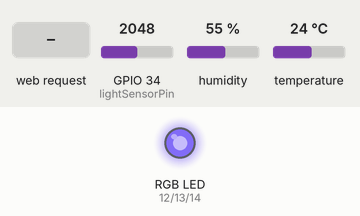
A sketch run on a simulated ESP32. Shown: an RGB LED mixed from three pins (HIGH = lit). The inputs (shaded band) are chosen by the test bench; at power-on: GPIO 34 (lightSensorPin) = 2048, humidity 55 %, temperature 24 °C. Dim RGB values are drawn brighter than linear; WiFi joins after 1.5 s; servers stay silent unless stated; random numbers use the default seed unless the sketch sets one; what the sketch prints to the serial monitor is not drawn.

Above: at 3.7 s.
3.8 s: HTTP request GET /setRGB?r=1&g=1&b=1 received
At 4.4 s:
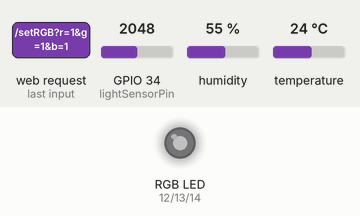
5.3 s: HTTP request GET /setRGB?r=120&g=120&b=120 received
At 5.6 s:
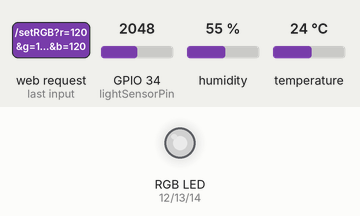
Timing chart, 0 to 8.3 s (numbered marks = the images above; inputs shaded):
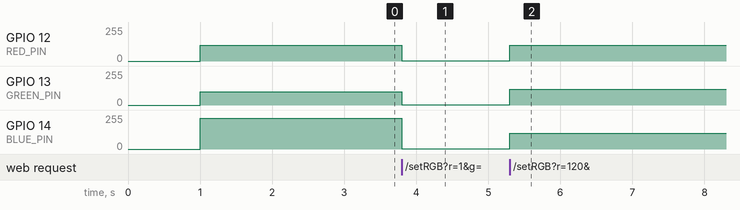

Measured:
- after the input at 3.8 s, GPIO 12 (RED_PIN): 120/255 → 1/255 at once; GPIO 13 (GREEN_PIN): 100/255 → 1/255 at once; GPIO 14 (BLUE_PIN): 229/255 → 1/255 at once
- after the input at 5.3 s, GPIO 12 (RED_PIN), GPIO 13 (GREEN_PIN), GPIO 14 (BLUE_PIN): 1/255 → 120/255 at once

The sketch:

smart_home.ino
```cpp
#include <Arduino.h>
#include <WiFi.h>
#include <WebServer.h> // stawia serwer HTTP
#include <ArduinoJson.h>
#include <DHT.h>

// konfiugracja Wi-Fi
const char* ssid = "SiecGoscia_2.4G";
const char* password = "niebojsienic69";

// konfiguracja czujnika temperatury i wilgotności DHT11
const int lightSensorPin = 34;
#define DHTPIN 4
#define DHTTYPE DHT11
DHT dht(DHTPIN, DHTTYPE);

// konfiguracja RGB
#define RED_PIN   12
#define GREEN_PIN 13
#define BLUE_PIN  14
// wartosci poczatkowe po uruchomieniu
int redValue = 120;
int greenValue = 100;
int blueValue = 230;

// http port 80
WebServer server(80);

// generowanie strony
void handleRoot() {
  String html = R"rawliteral(
<!DOCTYPE html>
<html lang="pl">
<head>
  <meta charset="UTF-8">
  <meta name="viewport" content="width=device-width, initial-scale=1">
  <title>SmartHome ESP32</title>
  <style>
    :root {
      --bg-color: #0f0f0f; --card-color: #1f1f1f; --accent: #00e5ff;
      --text-color: #f0f0f0; --secondary-text: #aaa; --success: #4caf50;
      --error: #f44336; --button: #00bcd4; --button-hover: #00acc1;
      --font-main: 'Segoe UI', sans-serif; --shadow-color: rgba(0, 229, 255, 0.08);
      --transition: all 0.3s ease;
    }
    * { box-sizing: border-box; margin: 0; padding: 0; }
    body {
      margin: 0; padding: 20px; font-family: var(--font-main);
      background: var(--bg-color); color: var(--text-color);
      display: flex; justify-content: center; align-items: center;
      min-height: 100vh;
      transition: var(--transition);
    }
    .container {
      width: 100%; max-width: 500px; padding: 25px 20px;
      background: var(--card-color); border-radius: 16px;
      box-shadow: 0 0 20px var(--shadow-color); text-align: center;
      transition: var(--transition);
    }
    .connection-status {
      border-radius: 12px; padding: 15px; margin: 0 0 20px 0;
      position: relative; font-weight: bold; text-align: center;
      background: linear-gradient(145deg, #1f1f1f, #2a2a2a);
      box-shadow: 0 0 10px rgba(76, 175, 80, 0.5);
      transition: var(--transition);
    }
    .connection-status.error {
      box-shadow: 0 0 10px rgba(244, 67, 54, 0.5);
    }
    .sensor-data, .rgb-data {
      background: linear-gradient(145deg, var(--card-color), #2a2a2a);
      border-radius: 12px; padding: 20px; margin: 0 0 16px 0;
      position: relative; transition: var(--transition);
    }
    .sensor-data::before, .rgb-data::before {
      content: ''; position: absolute; top: 0; left: 0;
      width: 4px; height: 100%; background: var(--accent);
      transition: var(--transition);
    }
    h1 { margin-bottom: 15px; }
    h2 { margin-bottom: 10px; font-size: 1.2rem; }
    .sensor-value {
      font-size: 32px; font-weight: bold;
      color: var(--success); margin: 5px 0;
    }
    .info { margin-top: 20px; color: var(--secondary-text); font-size: 0.9rem; }
    .rgb-values {
      display: flex; justify-content: center; gap: 15px;
      margin: 10px 0; font-size: 0.95rem;
    }
    .color-preview {
      width: 60px; height: 60px; border-radius: 50%;
      margin: 10px auto; border: 2px solid var(--accent);
      transition: var(--transition);
      box-shadow: 0 0 10px rgba(0,0,0,0.3);
    }
    .slider-container { margin-top: 15px; }
    .slider-row {
      display: flex; align-items: center;
      gap: 10px; margin: 8px 0;
    }
    .slider-row label {
      width: 25px; text-align: right;
      font-weight: bold; color: var(--accent);
    }
    .slider-row input[type="range"] {
      flex: 1; height: 8px;
      -webkit-appearance: none;
      background: #333;
      border-radius: 4px;
      outline: none;
    }
    .slider-row input[type="range"]::-webkit-slider-thumb {
      -webkit-appearance: none;
      width: 18px; height: 18px;
      border-radius: 50%;
      background: var(--accent);
      cursor: pointer;
    }
    .slider-row .value-display {
      width: 35px; text-align: left;
      font-family: monospace;
    }
    .btn {
      background: var(--button); color: white;
      border: none; padding: 8px 16px;
      border-radius: 5px; cursor: pointer;
      margin-top: 10px; font-weight: bold;
      transition: var(--transition);
    }
    .btn:hover { background: var(--button-hover); }
    .btn:active { transform: scale(0.98); }
    @media (max-width: 480px) {
      body { padding: 15px; }
      .container { padding: 20px 15px; }
      .rgb-values { font-size: 0.85rem; gap: 10px; }
    }
  </style>
</head>
<body>
  <div class="container">
    <h1>SmartHome ESP32</h1>
    <div id="connection-status" class="connection-status">
      <div>Status: <span id="status-text">Połączono</span></div>
      <div>IP: <span id="ip-display">)rawliteral";
  html += WiFi.localIP().toString();
  html += R"rawliteral(</span></div>
    </div>

    <div class="sensor-data">
      <h2>Natężenie światła</h2>
      <div class="sensor-value" id="light">--</div>
      <div class="sensor-unit">(0-4095)</div>
    </div>

    <div class="sensor-data">
      <h2>Temperatura</h2>
      <div class="sensor-value" id="temp">--</div>
      <div class="sensor-unit">°C</div>
    </div>

    <div class="sensor-data">
      <h2>Wilgotność</h2>
      <div class="sensor-value" id="humidity">--</div>
      <div class="sensor-unit">%</div>
    </div>

    <div class="rgb-data">
      <h2>Sterowanie RGB</h2>
      <div class="color-preview" id="colorPreview"></div>
      <div class="rgb-values">
        <div>R: <span id="redValue">--</span></div>
        <div>G: <span id="greenValue">--</span></div>
        <div>B: <span id="blueValue">--</span></div>
      </div>

      <div class="slider-container">
        <div class="slider-row">
          <label for="redSlider">R</label>
          <input type="range" id="redSlider" min="0" max="255" value="120">
          <span class="value-display" id="redOut">120</span>
        </div>
        <div class="slider-row">
          <label for="greenSlider">G</label>
          <input type="range" id="greenSlider" min="0" max="255" value="80">
          <span class="value-display" id="greenOut">80</span>
        </div>
        <div class="slider-row">
          <label for="blueSlider">B</label>
          <input type="range" id="blueSlider" min="0" max="255" value="200">
          <span class="value-display" id="blueOut">200</span>
        </div>
      </div>

      <button class="btn" id="randomColorBtn">Losowy kolor</button>
      <button class="btn" id="turnOffBtn">Wyłącz</button>
    </div>

    <div class="info">
      <p>Ostatnia aktualizacja: <span id="last-update">--</span></p>
      <p>Wersja: 1.2.0 | ESP32-WROOM</p>
    </div>
  </div>

  <script>
    document.addEventListener('DOMContentLoaded', () => {
      // Elementy DOM
      const lightElement = document.getElementById('light');
      const tempElement = document.getElementById('temp');
      const humidityElement = document.getElementById('humidity');
      const redValueEl = document.getElementById('redValue');
      const greenValueEl = document.getElementById('greenValue');
      const blueValueEl = document.getElementById('blueValue');
      const colorPreview = document.getElementById('colorPreview');
      const connectionStatus = document.getElementById('connection-status');
      const statusText = document.getElementById('status-text');
      const ipDisplay = document.getElementById('ip-display');

      // Suwaki RGB
      const redSlider = document.getElementById('redSlider');
      const greenSlider = document.getElementById('greenSlider');
      const blueSlider = document.getElementById('blueSlider');
      const redOut = document.getElementById('redOut');
      const greenOut = document.getElementById('greenOut');
      const blueOut = document.getElementById('blueOut');

      // Przyciski
      const randomColorBtn = document.getElementById('randomColorBtn');
      const turnOffBtn = document.getElementById('turnOffBtn');

      // Zmienne stanu
      let isConnected = true;
      let lastUpdateTime = '--';

      // Funkcja wysyłająca kolor do ESP32
      function sendRGB(r, g, b) {
        if (!isConnected) return;

        fetch(`/setRGB?r=${r}&g=${g}&b=${b}`)
          .then(response => {
            if (!response.ok) throw new Error('Błąd wysyłania');
            updateUI(r, g, b);
          })
          .catch(error => {
            console.error('Błąd:', error);
            setConnectionStatus(false);
          });
      }

      // Aktualizacja interfejsu
      function updateUI(r, g, b) {
        redValueEl.textContent = r;
        greenValueEl.textContent = g;
        blueValueEl.textContent = b;
        colorPreview.style.background = `rgb(${r},${g},${b})`;
        redSlider.value = r; redOut.textContent = r;
        greenSlider.value = g; greenOut.textContent = g;
        blueSlider.value = b; blueOut.textContent = b;
      }

      // Ustawianie statusu połączenia
      function setConnectionStatus(connected) {
        isConnected = connected;
        if (connected) {
          statusText.textContent = "Połączono";
          connectionStatus.classList.remove("error");
        } else {
          statusText.textContent = "Brak połączenia";
          connectionStatus.classList.add("error");
        }
      }

      // Obsługa suwaków
      function handleSliderChange() {
        const r = parseInt(redSlider.value);
        const g = parseInt(greenSlider.value);
        const b = parseInt(blueSlider.value);

        redOut.textContent = r;
        greenOut.textContent = g;
        blueOut.textContent = b;

        sendRGB(r, g, b);
      }

      // Losowy kolor
      function setRandomColor() {
        const r = Math.floor(Math.random() * 256);
        const g = Math.floor(Math.random() * 256);
        const b = Math.floor(Math.random() * 256);

        redSlider.value = r; redOut.textContent = r;
        greenSlider.value = g; greenOut.textContent = g;
        blueSlider.value = b; blueOut.textContent = b;

        sendRGB(r, g, b);
      }

      // Wyłącz diodę
      function turnOffLED() {
        redSlider.value = 0; redOut.textContent = 0;
        greenSlider.value = 0; greenOut.textContent = 0;
        blueSlider.value = 0; blueOut.textContent = 0;

        sendRGB(0, 0, 0);
      }

      // Pobieranie danych z czujników
      async function fetchSensorData() {
        try {
          const response = await fetch('/sensors');
          if (!response.ok) throw new Error('Błąd odpowiedzi');

          const data = await response.json();

          // Aktualizacja danych czujników
          lightElement.textContent = data.light ?? '--';
          tempElement.textContent = data.temperature ?? '--';
          humidityElement.textContent = data.humidity ?? '--';

          // Aktualizacja czasu
          lastUpdateTime = new Date().toLocaleTimeString();
          document.getElementById('last-update').textContent = lastUpdateTime;

          setConnectionStatus(true);
          return true;
        } catch (error) {
          console.error('Błąd pobierania danych:', error);
          setConnectionStatus(false);
          return false;
        }
      }

      // Inicjalizacja
      function init() {
        // Nasłuchiwanie zdarzeń
        redSlider.addEventListener('input', handleSliderChange);
        greenSlider.addEventListener('input', handleSliderChange);
        blueSlider.addEventListener('input', handleSliderChange);
        randomColorBtn.addEventListener('click', setRandomColor);
        turnOffBtn.addEventListener('click', turnOffLED);

        // Pierwsze pobranie danych
        fetchSensorData();

        // Cykliczne odświeżanie
        setInterval(fetchSensorData, 2000);
      }

      init();
    });
  </script>
</body>
</html>
)rawliteral";

  server.send(200, "text/html", html);
}

// API z odczytem czujników przez handleSensors()
// Odczytuje z czujnika światła, temperatury i wilgotności.
// Odczytuje aktualne wartości RGB.
// Wysyła wszystko w formacie JSON – strona internetowa to odbiera i wyświetla.
void handleSensors() {
  int lightValue = analogRead(lightSensorPin);
  float temperature = dht.readTemperature();
  float humidity = dht.readHumidity();

  StaticJsonDocument<200> doc;
  doc["light"] = lightValue;
  if (!isnan(temperature)) doc["temperature"] = round(temperature * 10) / 10.0;
  if (!isnan(humidity)) doc["humidity"] = round(humidity * 10) / 10.0;
  doc["red"] = redValue;
  doc["green"] = greenValue;
  doc["blue"] = blueValue;

  String json;
  serializeJson(doc, json);

  server.send(200, "application/json", json);
}


// obsługa zmiany koloru LED przez przeglądarkę handleSetRGB
void handleSetRGB() {
  if (server.hasArg("r") && server.hasArg("g") && server.hasArg("b")) {
    redValue = constrain(server.arg("r").toInt(), 0, 255);
    greenValue = constrain(server.arg("g").toInt(), 0, 255);
    blueValue = constrain(server.arg("b").toInt(), 0, 255);

    ledcWrite(0, redValue);
    ledcWrite(1, greenValue);
    ledcWrite(2, blueValue);

    server.send(200, "text/plain", "OK");
  } else {
    server.send(400, "text/plain", "Missing parameters");
  }
}

// inicjalizacja
void setup() {
  Serial.begin(115200); // uruchamia port szeregowy do debugowania
  delay(1000);

  pinMode(lightSensorPin, INPUT); //wejście analogowe
  dht.begin(); // inicjalizacja DHT11 - start

  // PWM dla RGB (piny 12, 13, 14, kanały 0,1,2)
  ledcSetup(0, 5000, 8);
  ledcSetup(1, 5000, 8);
  ledcSetup(2, 5000, 8);
  ledcAttachPin(RED_PIN, 0);
  ledcAttachPin(GREEN_PIN, 1);
  ledcAttachPin(BLUE_PIN, 2);

  ledcWrite(0, redValue);
  ledcWrite(1, greenValue);
  ledcWrite(2, blueValue);

  WiFi.mode(WIFI_STA);
  WiFi.begin(ssid, password);

  Serial.print("Łączenie z WiFi ");
  int attempt = 0;
  while (WiFi.status() != WL_CONNECTED && attempt < 20) {
    delay(500);
    Serial.print(".");
    attempt++;
  }
  Serial.println();

  if (WiFi.status() == WL_CONNECTED) {
    Serial.print("Połączono! IP: ");
    Serial.println(WiFi.localIP());
    server.on("/", handleRoot);
    server.on("/sensors", handleSensors);
    server.on("/setRGB", handleSetRGB);   // obsługa RGB
    server.begin();
    Serial.println("Serwer HTTP uruchomiony");
  } else {
    Serial.println("Nie udało się połączyć.");
  }
}

void loop() {
  server.handleClient(); // obsługa żądań HTTP od przeglądarki

  static unsigned long lastPrint = 0;
  if (millis() - lastPrint >= 2000) {
    lastPrint = millis();
    // printy
    Serial.print("Light: ");
    Serial.print(analogRead(lightSensorPin));
    Serial.print(" | Temp: ");
    Serial.print(dht.readTemperature());
    Serial.print("°C | Wilgotność: ");
    Serial.print(dht.readHumidity());
    Serial.print("% | RGB: ");
    Serial.print(redValue); Serial.print(", ");
    Serial.print(greenValue); Serial.print(", ");
    Serial.println(blueValue);
  }
}
```
